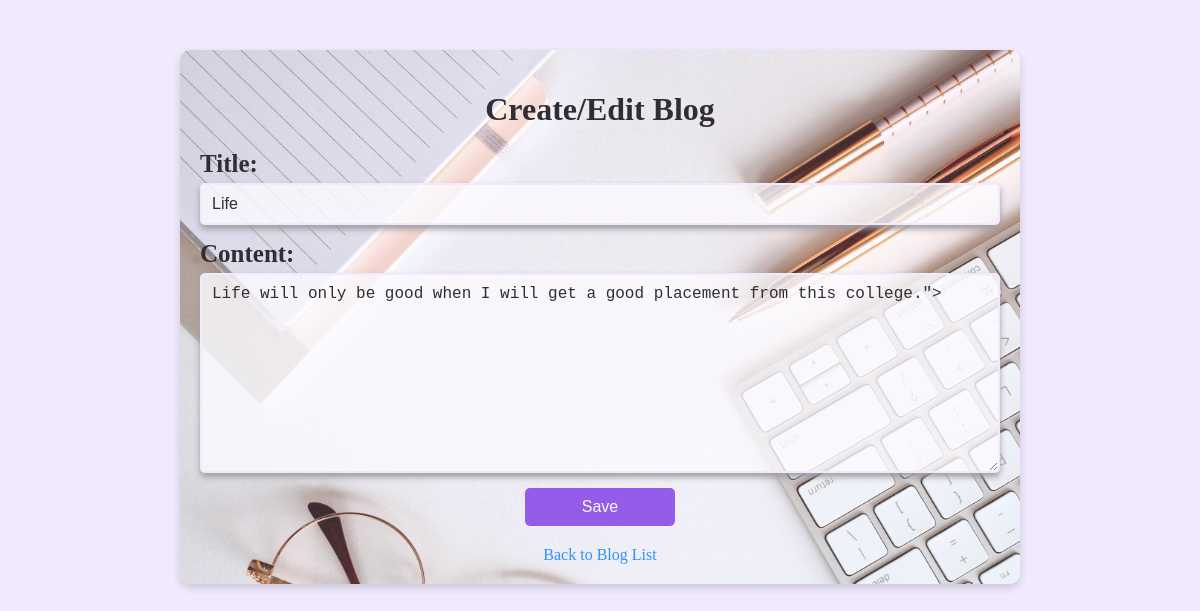
Screenshot of /blog_update/3/ (signed in) with the database file from the repository.
### nav/models.py (models this page shows, shortened)
class Blog(models.Model):
  title = models.CharField(max_length=100, verbose_name="Title",blank=True,null=True)
  content= models.TextField()
  created_at = models.DateTimeField(auto_now_add=True)
  like_count = models.IntegerField(default=0)

### nav/views.py (the view)
# urls.py: path('blog_update/<int:blog_id>/',views.blog_update,name='blog_update'),
@login_required
def blog_update(request,blog_id):
  blog=get_object_or_404(Blog,pk=blog_id)
  if(request.method=='POST'):
    form=BlogForm(request.POST,instance=blog) #instance is used to update the existing blog
    if(form.is_valid()):
       form.save()
       return redirect('blog_detail',blog_id=blog_id)
  else:
      form=BlogForm(instance=blog)
  return render(request,'nav/blog_form.html',{'form':form})

### nav/forms.py
class BlogForm(forms.ModelForm):
  class Meta:
    model=Blog
    fields=['title','content']

### nav/templates/nav/blog_form.html (shortened to what this page needs)
{%load static%}
<!DOCTYPE html>
<html>
  <head>
  </head>
  <body>
    {% load static %}
    <div class="container">
      <h1>Create/Edit Blog</h1>
      <form method="post">
        <label for="title">Title:</label>
        <input type="text" id="title" name="title" value="{{ form.title.value|default_if_none:'' }}">
        <label for="content">Content:</label>
        <textarea id="content" name="content">{{ form.content.value|default_if_none:'' }}"></textarea>
        <button type="submit">Save</button>
      </form>
      <a class="back-link" href="{% url 'blog_list' %}">Back to Blog List</a>
    </div>
  </body>
</html>

### rows the page displays
Blog: title "Life", content "Life will only be good when I will get a good placement from this college.\">"
